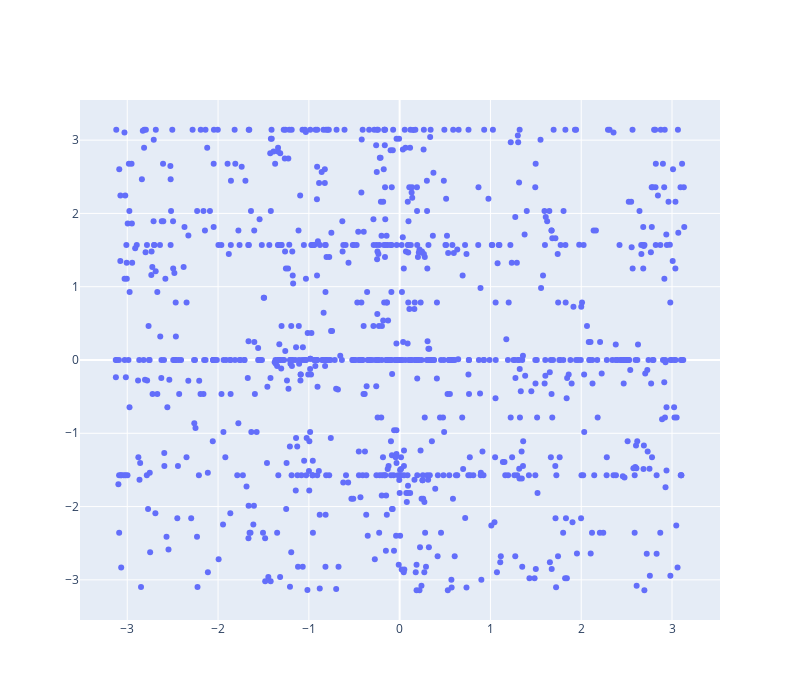

Notebook code cell kept with this figure:
### Code cell
theta = np.arctan2(linear_accelerations[:, 1], linear_accelerations[:, 0])
est_theta = np.arctan2(est_accelerations[:, 1], est_accelerations[:, 0])

fig = go.Figure()

fig.add_trace(go.Scatter(x=theta, y=est_theta, mode='markers', name='Theta vs Estimated Theta'))

fig.update_layout(width=800, height=700)
fig.show()
print(np.rad2deg(np.mean(theta - est_theta)))

### Figure 1 — Plotly figure (JSON) as saved in the notebook; plotly's stock layout.template omitted (floating-point values rounded to 4 significant figures; data arrays with more than 128 entries replaced by an {"elided": "..."} marker saying what was removed)
{"data": [{"mode": "markers", "name": "Theta vs Estimated Theta", "type": "scatter", "x": {"elided": "1000 float values"}, "y": {"elided": "1000 float values"}}], "layout": {"height": 700, "width": 800}}
